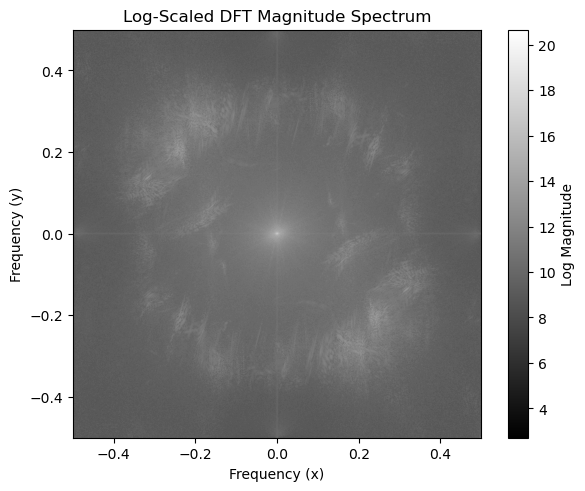
#> input picture homework/02_hw/Data/DFT.png, 585 x 491 px
$ python -i homework.py   (imports and definitions only)
#> lines starting #> are read from the running program, lines starting #| are printed output that depends on the picture; after the words box and inside, x2 and y2 are one past the last pixel; in counts of white or black regions, pixels touching at a corner belong together
#> further down, picture is the input picture: shape (491, 585, 3); min 0, max 255, mean 158.4
import cv2
import numpy as np
import matplotlib.pyplot as plt
import ipywidgets as widgets
from ipywidgets import interact
import pywt

# Function to load an image from a file path and interactively adjust the threshold
def finetune_threshold(image):
    """
    Takes an image (as a numpy array) and displays it with an interactive
    thresholding widget. The user can adjust the threshold value with a slider, and
    the binary thresholded image will be updated in real-time.

    The function provides both manual thresholding via the slider and automatically
    displays the original image in grayscale alongside the thresholded version for comparison.

    Parameters:
    -----------
    image : numpy.ndarray
        The input image as a numpy array. The image can be either grayscale or color (RGB/BGR).
        If the image is color, it will be automatically converted to grayscale for thresholding.

    How it works:
    -------------
    - If the image is in color, it is converted to grayscale for thresholding.
    - The thresholding slider allows you to set a threshold value between 0 and 255.
    - When the slider is adjusted, a binary image is created using the selected threshold value,
      and the thresholded image is displayed next to the original image in real time.

    Slider Interaction:
    -------------------
    - The threshold slider allows dynamic adjustment of the threshold value from 0 to 255.
    - When a new threshold value is selected, the binary thresholding result is immediately
      updated and displayed.

    Visualization:
    --------------
    - The function shows two images side-by-side:
      - The original image in grayscale.
      - The thresholded (binary) image where pixels are either black or white based on
        the threshold value.

    Example:
    --------
    To use the function, pass an image as a numpy array:

        finetune_threshold(image)

    This will display the interactive thresholding interface.
    """
    # Check if the image is in color, and convert to grayscale if necessary
    if len(image.shape) == 3:  # If the image has 3 channels (assumed to be RGB or BGR)
        img_gray = cv2.cvtColor(image, cv2.COLOR_BGR2GRAY)
    else:
        img_gray = image

    # Convert the image to uint8 type if needed
    img_gray = np.array(img_gray, dtype=np.uint8)

    # Precompute Otsu's
    val_otsu, _ = cv2.threshold(img_gray, 127, 255, cv2.THRESH_OTSU)
#> val_otsu = 176
#> the sliders are set to threshold_value = 167

    # Function to apply thresholding and display the result
    def apply_threshold(threshold_value):
        # Apply the threshold to the grayscale image
#> called with threshold_value = 167
        _, binary_img = cv2.threshold(img_gray, threshold_value, 255, cv2.THRESH_BINARY)
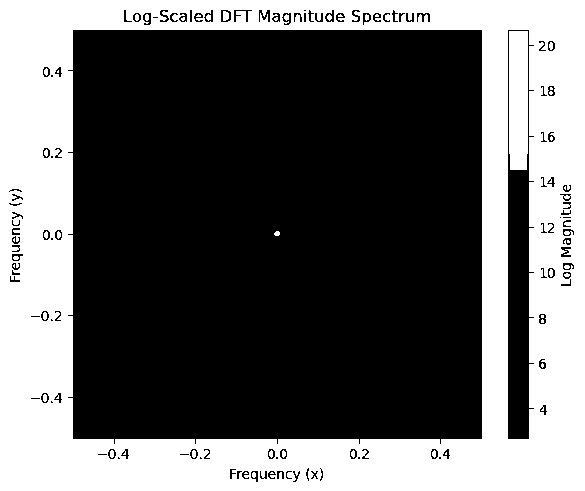
#> binary_img: shape (491, 585); 38.5% white; 47 white regions (20 under 20 px), largest, box (x1, y1, x2, y2) and area: (0, 0, 585, 491) 107044, (509, 31, 528, 170) 2609, (223, 11, 229, 21) 52

        # Display the output
        fig, axs = plt.subplot_mosaic([['Gray', 'Binary'], ['Gray', 'Binary'], ['Histogram', 'Histogram']], figsize=(8, 8*2/3), layout='constrained')
        fig.suptitle('Threshold Finetuning')
        axs['Gray'].imshow(img_gray, cmap='gray', vmin=0, vmax=255)
        axs['Gray'].set_title('Grayscale')
        axs['Binary'].imshow(binary_img, cmap='gray', vmin=0, vmax=255)
        axs['Binary'].set_title(f'Threshold: {threshold_value}')
        axs['Histogram'].hist(img_gray.ravel(), bins=75, alpha=0.7, color='gray', edgecolor='black')
        axs['Histogram'].axvline(x=threshold_value, color='r', linestyle='-', linewidth=2, label=f'Threshold: {threshold_value}')
        axs['Histogram'].axvline(x=val_otsu, color='g', linestyle='--', linewidth=2, label=f'Otsu: {val_otsu:.0f}')
        axs['Histogram'].legend()
        axs['Histogram'].set_title('Image Histogram')
        plt.show()
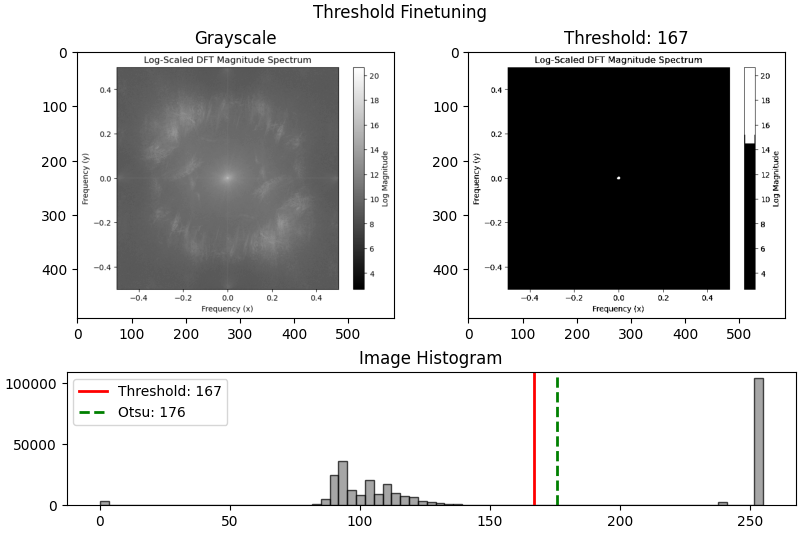
#> figure drawn by matplotlib, 3 panels; panel 3: tallest bar 103679 high, from x = 251.6 to 255

    # Create an interactive slider widget to control the threshold value
    threshold_slider = widgets.IntSlider(
        value=167,    # Initial value
        min=0,        # Minimum threshold value
        max=255,      # Maximum threshold value
        step=1,       # Step size for the slider
        description='Threshold:',
        continuous_update=False  # Update only when the slider is released
    )

    # Use interact to link the slider with the apply_threshold function
    _ = interact(apply_threshold, threshold_value=threshold_slider)

# Homework Problem 4
# [178 lines left out: functions median_filter_arbitrary, compress_image_haar, not called in this run]

>>> import cv2
>>> picture = cv2.imread('Data/DFT.png')
>>> result = finetune_threshold(picture)

$ run again, on homework/02_hw/Data/kernel_reconstructed.png
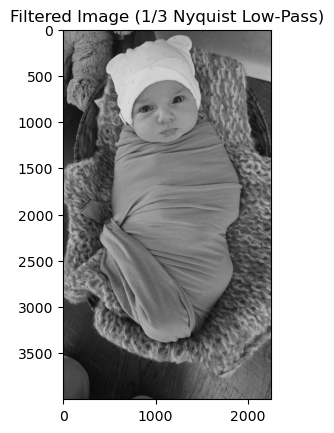
#> input picture homework/02_hw/Data/kernel_reconstructed.png, 334 x 433 px
#> picture is the input picture: shape (433, 334, 3); min 0, max 255, mean 170.2
#> val_otsu = 174
#> in apply_threshold, `_, binary_img = cv2.threshold(img_gray, threshold_value, 255, cv2.THRE..`:
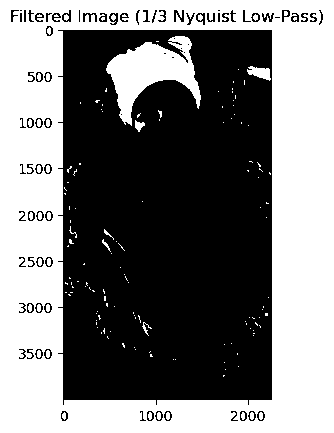
#> binary_img: shape (433, 334); 48% white; 156 white regions (119 under 20 px), largest, box (x1, y1, x2, y2) and area: (0, 0, 334, 433) 63954, (106, 36, 201, 126) 3854, (247, 66, 271, 81) 213
#> in apply_threshold, `plt.show()`:
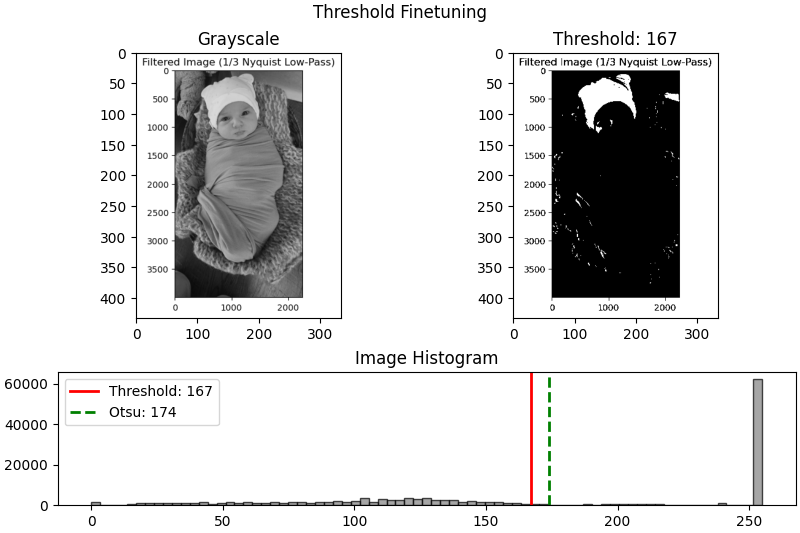
#> figure drawn by matplotlib, 3 panels; panel 3: tallest bar 62429 high, from x = 251.6 to 255

$ run again, on homework/02_hw/Data/mean_smoothing_filter_ex.png
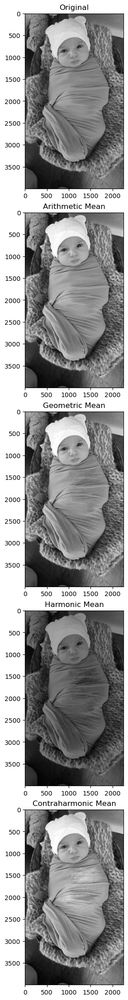
#> input picture homework/02_hw/Data/mean_smoothing_filter_ex.png, 128 x 1000 px, shrunk from 283 x 2211 before the run
#> picture is the input picture: shape (1000, 128, 3); min 0, max 255, mean 150.5
#> val_otsu = 169
#> in apply_threshold, `_, binary_img = cv2.threshold(img_gray, threshold_value, 255, cv2.THRE..`:
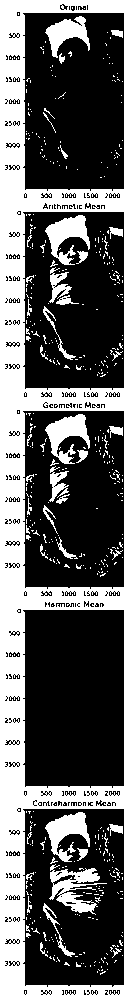
#> binary_img: shape (1000, 128); 37.1% white; 524 white regions (483 under 20 px), largest, box (x1, y1, x2, y2) and area: (0, 0, 128, 1000) 37900, (49, 864, 107, 915) 1200, (45, 414, 90, 464) 1096
#> in apply_threshold, `plt.show()`:
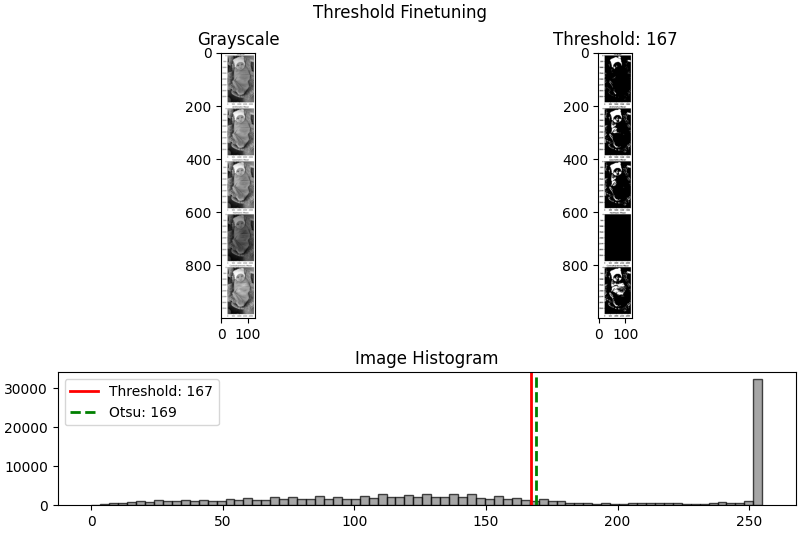
#> figure drawn by matplotlib, 3 panels; panel 3: tallest bar 32384 high, from x = 251.6 to 255
